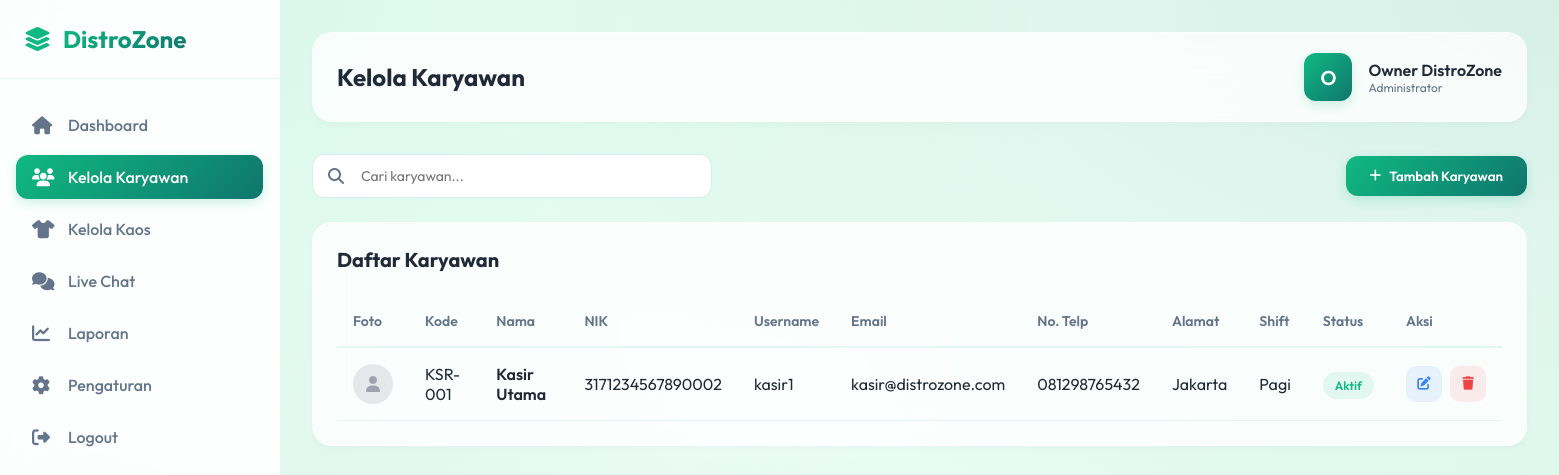
The page /admin/karyawan.php (signed in) on the database its author committed.
### tables this page shows
CREATE TABLE `users` (
  `id` int(11) NOT NULL AUTO_INCREMENT,
  `user_code` varchar(20) NOT NULL,
  `username` varchar(50) NOT NULL,
  `password` varchar(255) NOT NULL,
  `nama` varchar(100) NOT NULL,
  `email` varchar(100) NOT NULL,
  `alamat` text DEFAULT NULL,
  `no_telp` varchar(20) DEFAULT NULL,
  `nik` varchar(20) DEFAULT NULL,
  `role` enum('admin','kasir','customer') NOT NULL DEFAULT 'customer',
  `shift` varchar(20) DEFAULT NULL,
  `foto` varchar(255) DEFAULT NULL,
  `status` enum('active','inactive') NOT NULL DEFAULT 'active',
  `created_at` timestamp NOT NULL DEFAULT current_timestamp(),
  `updated_at` timestamp NOT NULL DEFAULT current_timestamp() ON UPDATE current_timestamp(),
  PRIMARY KEY (`id`),
  UNIQUE KEY `username` (`username`),
  UNIQUE KEY `email` (`email`),
  UNIQUE KEY `user_code` (`user_code`)
);

### admin/karyawan.php (the view, shortened to what this page needs)
<?php
$db = new Database();
$conn = $db->getConnection();
$search = $_GET['search'] ?? '';
$query = "SELECT * FROM users WHERE role = 'kasir'";
$query .= " ORDER BY created_at DESC";
$stmt = $conn->prepare($query);
if ($search) {
    $stmt->execute(['search' => "%$search%"]);
} else {
    $stmt->execute();
}
$karyawan = $stmt->fetchAll(PDO::FETCH_ASSOC);
?>
<!DOCTYPE html>
<html lang="id">
<head>
    <link rel="stylesheet" href="https://cdnjs.cloudflare.com/ajax/libs/font-awesome/6.4.0/css/all.min.css">
</head>
<body>
    <div class="dashboard-container">
        <aside class="sidebar">
            <div class="logo">
                <i class="fas fa-layer-group"></i>
                <h1>DistroZone</h1>
            </div>
            <ul class="nav-menu">
                <li class="nav-item">
                    <a href="index.php" class="nav-link">
                        <i class="fas fa-home"></i>
                        Dashboard
                    </a>
                </li>
                <li class="nav-item">
                    <a href="karyawan.php" class="nav-link active">
                        <i class="fas fa-users"></i>
                        Kelola Karyawan
                    </a>
                </li>
                <li class="nav-item">
                    <a href="kaos.php" class="nav-link">
                        <i class="fas fa-tshirt"></i>
                        Kelola Kaos
                    </a>
                </li>
                <li class="nav-item">
                    <a href="chat.php" class="nav-link">
                        <i class="fas fa-comments"></i>
                        Live Chat
                    </a>
                </li>
                <li class="nav-item">
                    <a href="laporan.php" class="nav-link">
                        <i class="fas fa-chart-line"></i>
                        Laporan
                    </a>
                </li>
                <li class="nav-item">
                    <a href="settings.php" class="nav-link">
                        <i class="fas fa-cog"></i>
                        Pengaturan
                    </a>
                </li>
                <li class="nav-item">
                    <a href="../auth/logout.php" class="nav-link">
                        <i class="fas fa-sign-out-alt"></i>
                        Logout
                    </a>
                </li>
            </ul>
        </aside>
        <main class="main-content">
            <div class="top-bar">
                <h2>Kelola Karyawan</h2>
                <div class="user-info">
                    <div class="user-avatar">
                        <?php echo strtoupper(substr($_SESSION['nama'], 0, 1)); ?>
                    </div>
                    <div>
                        <div style="font-weight: 600;"><?php echo $_SESSION['nama']; ?></div>
                        <div style="font-size: 12px; color: var(--text-light);">Administrator</div>
                    </div>
                </div>
            </div>
            <div class="action-bar">
                <div class="search-box">
                    <i class="fas fa-search"></i>
                    <input type="text" id="searchInput" placeholder="Cari karyawan..." value="<?php echo htmlspecialchars($search); ?>">
                </div>
                <button class="btn btn-primary" onclick="openModal('add')">
                    <i class="fas fa-plus"></i>
                    Tambah Karyawan
                </button>
            </div>
            <div class="content-card">
                <h3>Daftar Karyawan</h3>
                <table>
                    <thead>
                        <tr>
                            <th>Foto</th>
                            <th>Kode</th>
                            <th>Nama</th>
                            <th>NIK</th>
                            <th>Username</th>
                            <th>Email</th>
                            <th>No. Telp</th>
                            <th>Alamat</th>
                            <th>Shift</th>
                            <th>Status</th>
                            <th>Aksi</th>
                        </tr>
                    </thead>
                    <tbody>
                        <?php if (empty($karyawan)): ?>
                            <tr>
                                <td colspan="8" style="text-align: center; padding: 40px; color: var(--text-light);">
                                    <i class="fas fa-users" style="font-size: 48px; margin-bottom: 16px; display: block; opacity: 0.5;"></i>
                                    Belum ada data karyawan
                                </td>
                            </tr>
                        <?php else: ?>
                            <?php foreach ($karyawan as $k): ?>
                            <tr>
                                <td>
                                    <?php if (!empty($k['foto'])): ?>
                                        <img src="../<?php echo htmlspecialchars($k['foto']); ?>" alt="Avatar" style="width: 40px; height: 40px; border-radius: 50%; object-fit: cover; border: 2px solid var(--primary);">
                                    <?php else: ?>
                                        <div style="width: 40px; height: 40px; border-radius: 50%; background: #E5E7EB; display: flex; align-items: center; justify-content: center; color: #9CA3AF;">
                                            <i class="fas fa-user"></i>
                                        </div>
                                    <?php endif; ?>
                                </td>
                                <td><?php echo htmlspecialchars($k['user_code']); ?></td>
                                <td style="font-weight: 600;"><?php echo htmlspecialchars($k['nama']); ?></td>
                                <td><?php echo htmlspecialchars($k['nik']); ?></td>
                                <td><?php echo htmlspecialchars($k['username']); ?></td>
                                <td><?php echo htmlspecialchars($k['email']); ?></td>
                                <td><?php echo htmlspecialchars($k['no_telp']); ?></td>
                                <td style="max-width: 200px; white-space: nowrap; overflow: hidden; text-overflow: ellipsis;" title="<?php echo htmlspecialchars($k['alamat'] ?? ''); ?>">
                                    <?php echo htmlspecialchars($k['alamat'] ?? '-'); ?>
                                </td>
                                <td><?php echo htmlspecialchars($k['shift'] ?? '-'); ?></td>
                                <td>
                                    <?php if ($k['status'] === 'active'): ?>
                                        <span class="badge badge-success">Aktif</span>
                                    <?php else: ?>
                                        <span class="badge badge-danger">Nonaktif</span>
                                    <?php endif; ?>
                                </td>
                                <td>
                                    <div class="action-buttons">
                                        <button class="btn-icon edit" onclick="editKaryawan(<?php echo $k['id']; ?>)">
                                            <i class="fas fa-edit"></i>
                                        </button>
                                        <button class="btn-icon delete" onclick="deleteKaryawan(<?php echo $k['id']; ?>)">
                                            <i class="fas fa-trash"></i>
                                        </button>
                                    </div>
                                </td>
                            </tr>
                            <?php endforeach; ?>
                        <?php endif; ?>
                    </tbody>
                </table>
            </div>
        </main>
    </div>
</body>
</html>

### rows shown on the page
users: user_code "KSR-001", nama "Kasir Utama", nik "3171234567890002", username "kasir1", email "kasir@distrozone.com", no_telp "081298765432", alamat "Jakarta", shift "Pagi", status "Aktif"

### other values the page prints
substr($_SESSION['nama'], 0, 1) "O"
$_SESSION['nama'] "Owner DistroZone"
